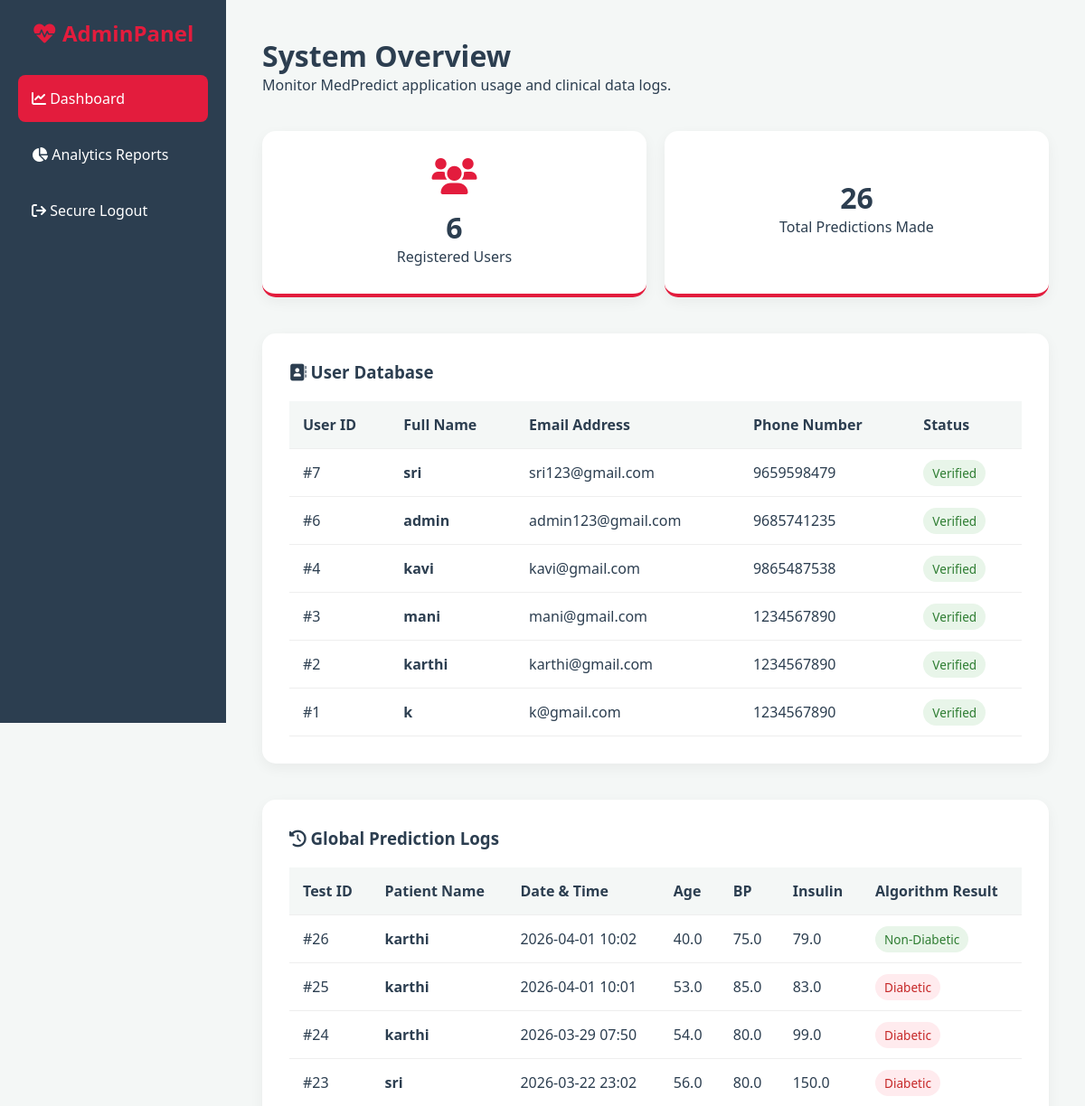
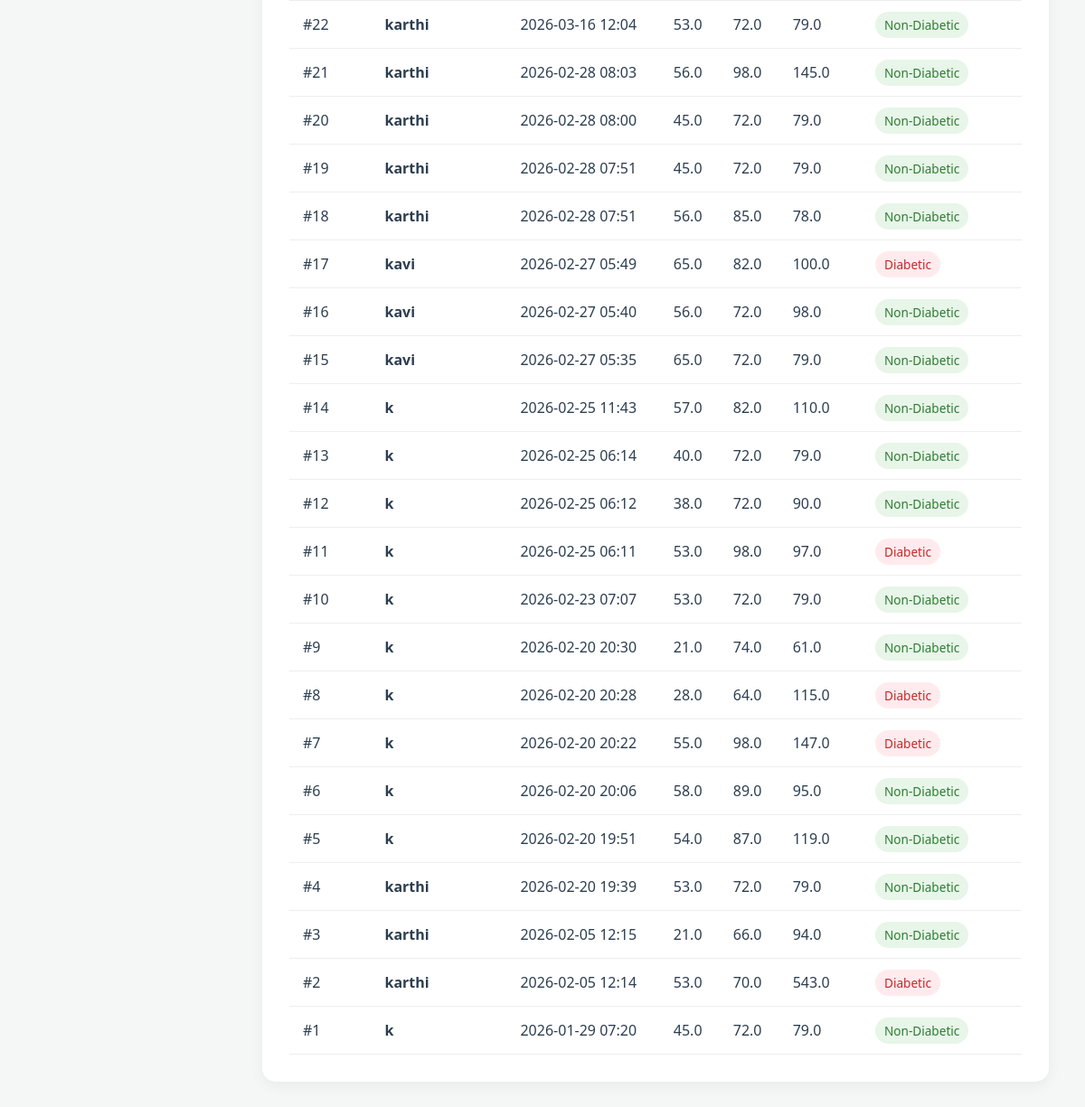
Screenshot of /admin (signed in) with the database file from the repository (2 pictures, top to bottom).
### tables this page shows
CREATE TABLE users (
                id INTEGER PRIMARY KEY AUTOINCREMENT,
                fullname TEXT NOT NULL,
                email TEXT UNIQUE NOT NULL,
                phone TEXT NOT NULL,
                password TEXT NOT NULL
            , is_admin BOOLEAN DEFAULT 0);

CREATE TABLE history (
                id INTEGER PRIMARY KEY AUTOINCREMENT,
                user_id INTEGER,
                date TEXT,
                glucose REAL,
                blood_pressure REAL,
                age REAL,
                insulin REAL,
                result TEXT,
                FOREIGN KEY(user_id) REFERENCES users(id)
            );

### app.py (the view)
@app.route('/admin')
def admin_dashboard():
    if not session.get('admin_logged_in'):
        return redirect(url_for('login_page'))
    conn = sqlite3.connect(DB_NAME)
    conn.row_factory = sqlite3.Row
    cursor = conn.cursor()
    cursor.execute("SELECT COUNT(*) as count FROM users WHERE is_admin = 0")
    total_users = cursor.fetchone()['count']
    cursor.execute("SELECT id, fullname, email, phone FROM users WHERE is_admin = 0 ORDER BY id DESC")
    all_users = cursor.fetchall()
    cursor.execute('''
        SELECT COUNT(*) as count
        FROM history h
        JOIN users u ON h.user_id = u.id
        WHERE u.is_admin = 0
    ''')
    total_predictions = cursor.fetchone()['count']
    cursor.execute('''
        SELECT h.id, u.fullname, h.date, h.blood_pressure, h.age, h.insulin, h.result
        FROM history h
        JOIN users u ON h.user_id = u.id
        WHERE u.is_admin = 0
        ORDER BY h.id DESC
    ''')
    all_history = cursor.fetchall()
    conn.close()
    return render_template('admin.html',
                           total_users=total_users,
                           all_users=all_users,
                           total_predictions=total_predictions,
                           all_history=all_history)

### templates/admin.html (shortened to what this page needs)
<!DOCTYPE html>
<html lang="en">
<head>
    <link rel="stylesheet" href="https://cdnjs.cloudflare.com/ajax/libs/font-awesome/6.0.0/css/all.min.css">
</head>
<body>
    <div class="sidebar">
        <h2><i class="fa-solid fa-heart-pulse"></i> AdminPanel</h2>
        <a href="/admin" class="active"><i class="fa-solid fa-chart-line"></i> Dashboard</a>
        <a href="/admin/reports"><i class="fa-solid fa-chart-pie"></i> Analytics Reports</a>
        <a href="/logout"><i class="fa-solid fa-arrow-right-from-bracket"></i> Secure Logout</a>
    </div>
    <div class="main-content">
        <div class="header">
            <div>
                <h1>System Overview</h1>
                <p>Monitor MedPredict application usage and clinical data logs.</p>
            </div>
        </div>
        <div class="stats-grid">
            <div class="stat-card">
                <i class="fa-solid fa-users"></i>
                <h3>{{ total_users }}</h3>
                <p>Registered Users</p>
            </div>
            <div class="stat-card">
                <h3>{{ total_predictions }}</h3>
                <p>Total Predictions Made</p>
            </div>
        </div>
        <div class="table-container">
            <h3><i class="fa-solid fa-address-book"></i> User Database</h3>
            <table>
                <thead>
                    <tr>
                        <th>User ID</th>
                        <th>Full Name</th>
                        <th>Email Address</th>
                        <th>Phone Number</th>
                        <th>Status</th>
                    </tr>
                </thead>
                <tbody>
                    {% for user in all_users %}
                    <tr>
                        <td>#{{ user.id }}</td>
                        <td><strong>{{ user.fullname }}</strong></td>
                        <td>{{ user.email }}</td>
                        <td>{{ user.phone }}</td>
                        <td><span class="badge">Verified</span></td>
                    </tr>
                    {% endfor %}
                </tbody>
            </table>
        </div>
        <div class="table-container">
            <h3><i class="fa-solid fa-clock-rotate-left"></i> Global Prediction Logs</h3>
            <table>
                <thead>
                    <tr>
                        <th>Test ID</th>
                        <th>Patient Name</th>
                        <th>Date & Time</th>
                        <th>Age</th>
                        <th>BP</th>
                        <th>Insulin</th>
                        <th>Algorithm Result</th>
                    </tr>
                </thead>
                <tbody>
                    {% for log in all_history %}
                    <tr>
                        <td>#{{ log.id }}</td>
                        <td><strong>{{ log.fullname }}</strong></td>
                        <td>{{ log.date }}</td>
                        <td>{{ log.age }}</td>
                        <td>{{ log.blood_pressure }}</td>
                        <td>{{ log.insulin }}</td>
                        <td>
                            {% if log.result == 'Diabetic' %}
                                <span class="badge danger">Diabetic</span>
                            {% else %}
                                <span class="badge">Non-Diabetic</span>
                            {% endif %}
                        </td>
                    </tr>
                    {% else %}
                    <tr>
                        <td colspan="7" style="text-align: center; color: #888;">No predictions have been made yet.</td>
                    </tr>
                    {% endfor %}
                </tbody>
            </table>
        </div>
    </div>
</body>
</html>

### templates/admin.html (style rules this page uses)
:root { --primary: #e31c3d; --secondary: #2c3e50; --light-bg: #f4f7f6; --white: #ffffff; }
* { margin: 0; padding: 0; box-sizing: border-box; font-family: 'Segoe UI', sans-serif; }
body { background: var(--light-bg); color: var(--secondary); display: flex; }
.sidebar { width: 250px; background: var(--secondary); color: white; min-height: 100vh; padding: 20px; position: fixed; }
.sidebar h2 { color: var(--primary); margin-bottom: 30px; text-align: center; }
.sidebar a { display: block; color: white; text-decoration: none; padding: 15px; margin-bottom: 10px; border-radius: 8px; transition: 0.3s; }
.sidebar a:hover, .sidebar a.active { background: var(--primary); }
.main-content { flex: 1; padding: 40px; margin-left: 250px; }
.header { display: flex; justify-content: space-between; margin-bottom: 40px; }
.stats-grid { display: grid; grid-template-columns: repeat(auto-fit, minmax(250px, 1fr)); gap: 20px; margin-bottom: 40px; }
.stat-card { background: var(--white); padding: 30px; border-radius: 15px; box-shadow: 0 5px 15px rgba(0,0,0,0.05); text-align: center; border-bottom: 4px solid var(--primary); }
.stat-card i { font-size: 2.5rem; color: var(--primary); margin-bottom: 15px; }
.stat-card h3 { font-size: 2rem; color: var(--secondary); }
.table-container { background: var(--white); padding: 30px; border-radius: 15px; box-shadow: 0 5px 15px rgba(0,0,0,0.05); margin-bottom: 40px; }
table { width: 100%; border-collapse: collapse; margin-top: 20px; }
th, td { padding: 15px; text-align: left; border-bottom: 1px solid #eee; }
th { background: var(--light-bg); }
.badge { background: #e8f5e9; color: #2e7d32; padding: 5px 10px; border-radius: 20px; font-size: 0.85rem; }
.badge.danger { background: #ffebee; color: #c62828; }

### rows the page displays
users: id "7", fullname "sri", email "sri123@gmail.com", phone "9659598479"
users: id "6", fullname "admin", email "admin123@gmail.com", phone "9685741235"
users: id "4", fullname "kavi", email "kavi@gmail.com", phone "9865487538"
users: id "3", fullname "mani", email "mani@gmail.com", phone "1234567890"
users: id "2", fullname "karthi", email "karthi@gmail.com", phone "1234567890"
users: id "1", fullname "k", email "k@gmail.com", phone "1234567890"
history: id "26", fullname "karthi", date "2026-04-01 10:02", age "40.0", blood_pressure "75.0", insulin "79.0", result "Non-Diabetic"
history: id "25", fullname "karthi", date "2026-04-01 10:01", age "53.0", blood_pressure "85.0", insulin "83.0", result "Diabetic"
history: id "24", fullname "karthi", date "2026-03-29 07:50", age "54.0", blood_pressure "80.0", insulin "99.0", result "Diabetic"
history: id "23", fullname "sri", date "2026-03-22 23:02", age "56.0", blood_pressure "80.0", insulin "150.0", result "Diabetic"
history: id "22", fullname "karthi", date "2026-03-16 12:04", age "53.0", blood_pressure "72.0", insulin "79.0", result "Non-Diabetic"
history: id "21", fullname "karthi", date "2026-02-28 08:03", age "56.0", blood_pressure "98.0", insulin "145.0", result "Non-Diabetic"
history: id "20", fullname "karthi", date "2026-02-28 08:00", age "45.0", blood_pressure "72.0", insulin "79.0", result "Non-Diabetic"
history: id "19", fullname "karthi", date "2026-02-28 07:51", age "45.0", blood_pressure "72.0", insulin "79.0", result "Non-Diabetic"
history: id "18", fullname "karthi", date "2026-02-28 07:51", age "56.0", blood_pressure "85.0", insulin "78.0", result "Non-Diabetic"
history: id "17", fullname "kavi", date "2026-02-27 05:49", age "65.0", blood_pressure "82.0", insulin "100.0", result "Diabetic"
history: id "16", fullname "kavi", date "2026-02-27 05:40", age "56.0", blood_pressure "72.0", insulin "98.0", result "Non-Diabetic"
history: id "15", fullname "kavi", date "2026-02-27 05:35", age "65.0", blood_pressure "72.0", insulin "79.0", result "Non-Diabetic"
history: id "14", fullname "k", date "2026-02-25 11:43", age "57.0", blood_pressure "82.0", insulin "110.0", result "Non-Diabetic"
history: id "13", fullname "k", date "2026-02-25 06:14", age "40.0", blood_pressure "72.0", insulin "79.0", result "Non-Diabetic"
history: id "12", fullname "k", date "2026-02-25 06:12", age "38.0", blood_pressure "72.0", insulin "90.0", result "Non-Diabetic"
history: id "11", fullname "k", date "2026-02-25 06:11", age "53.0", blood_pressure "98.0", insulin "97.0", result "Diabetic"
history: id "10", fullname "k", date "2026-02-23 07:07", age "53.0", blood_pressure "72.0", insulin "79.0", result "Non-Diabetic"
history: id "9", fullname "k", date "2026-02-20 20:30", age "21.0", blood_pressure "74.0", insulin "61.0", result "Non-Diabetic"
history: id "8", fullname "k", date "2026-02-20 20:28", age "28.0", blood_pressure "64.0", insulin "115.0", result "Diabetic"
history: id "7", fullname "k", date "2026-02-20 20:22", age "55.0", blood_pressure "98.0", insulin "147.0", result "Diabetic"
history: id "6", fullname "k", date "2026-02-20 20:06", age "58.0", blood_pressure "89.0", insulin "95.0", result "Non-Diabetic"
history: id "5", fullname "k", date "2026-02-20 19:51", age "54.0", blood_pressure "87.0", insulin "119.0", result "Non-Diabetic"
history: id "4", fullname "karthi", date "2026-02-20 19:39", age "53.0", blood_pressure "72.0", insulin "79.0", result "Non-Diabetic"
history: id "3", fullname "karthi", date "2026-02-05 12:15", age "21.0", blood_pressure "66.0", insulin "94.0", result "Non-Diabetic"
history: id "2", fullname "karthi", date "2026-02-05 12:14", age "53.0", blood_pressure "70.0", insulin "543.0", result "Diabetic"
history: id "1", fullname "k", date "2026-01-29 07:20", age "45.0", blood_pressure "72.0", insulin "79.0", result "Non-Diabetic"

### other values shown
{{ total_users }} "6"
{{ total_predictions }} "26"
